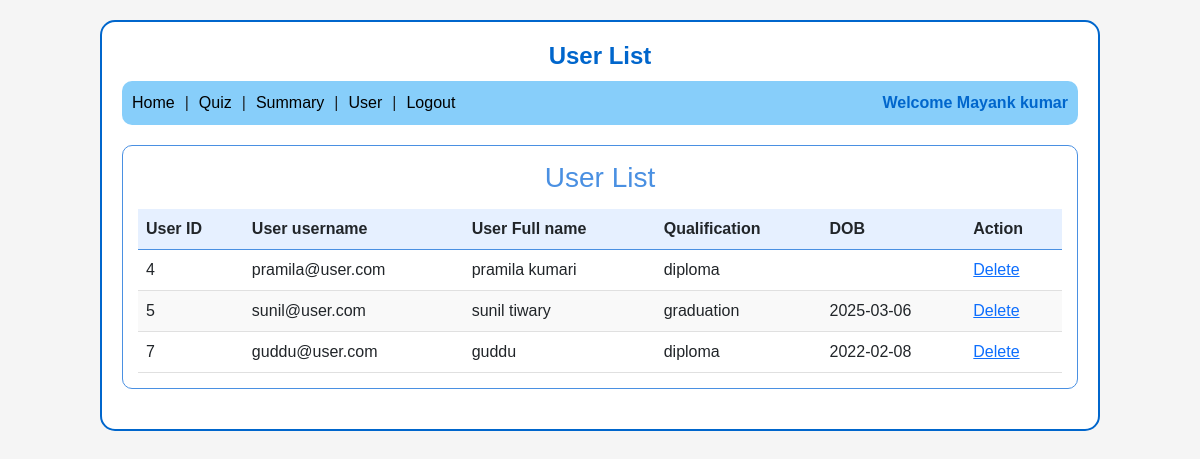
The app's page /user_list with its own data.
### application/models.py (models this page shows)
class User(db.Model):
    id=db.Column(db.Integer(),primary_key=True)
    username=db.Column(db.String(),unique=True,nullable=False)
    password=db.Column(db.String(),nullable=False)
    fullname=db.Column(db.String(),nullable=False,)
    qualification=db.Column(db.String(),nullable=False)
    dob=db.Column(db.String())
    type=db.Column(db.String(),default="general")
    scores = db.relationship('Score', backref='user', lazy=True)

### application/controllers.py (the view)
@app.route("/user_list")
def user_list():
    this_user = User.query.filter_by(type="admin").first()
    users = User.query.filter_by(type="general").all()  # Only get non-admin users
    return render_template("admin/user_list.html", this_user=this_user, users=users)

### templates/admin/user_list.html (shortened to what this page needs)
<!DOCTYPE html>
<html lang="en">
<head>
    <link href="https://cdn.jsdelivr.net/npm/bootstrap@5.3.3/dist/css/bootstrap.min.css" rel="stylesheet">
</head>
<body>
    <div class="dashboard-container">
        <h1 class="dashboard-header">User List</h1>
        <div class="nav-bar">
            <div class="nav-links">
                <a href="/admin_dashboard">Home</a> |
                <a href="/quiz_management">Quiz</a> |
                <a href="/summary">Summary</a> |
                <a href="/user_list">User</a> |
                <a href="/logout">Logout</a>
            </div>
            <div class="welcome-text">Welcome {{this_user.fullname}}</div>
        </div>
        <div class="panel">
            <h3 class="panel-title" style="text-align: center;">User List</h3>
            <div class="table-responsive">
                <table>
                    <thead>
                        <tr>
                            <th>User ID</th>
                            <th>User username</th>
                            <th>User Full name</th>
                            <th>Qualification</th>
                            <th>DOB</th>
                            <th>Action</th>
                        </tr>
                    </thead>
                    <tbody>
                        {% for user in users %}
                            <tr>
                                <td>{{ user.id }}</td>
                                <td>{{ user.username }}</td>
                                <td>{{ user.fullname }}</td>
                                <td>{{ user.qualification }}</td>
                                <td>{{ user.dob }}</td>
                                <td>
                                    <a href="/delete_user/{{ user.id }}" class="delete-btn" onclick="return confirm('Are you sure you want to delete this user? This will also delete all their quiz scores.');">Delete</a>
                                </td>
                            </tr>
                        {% endfor %}
                    </tbody>
                </table>
            </div>
        </div>
    </div>
</body>
</html>

### templates/admin/user_list.html (style rules this page uses)
* { margin: 0; padding: 0; box-sizing: border-box; font-family: Arial, sans-serif; }
body { background-color: #f5f5f5; }
.dashboard-container { max-width: 1000px; margin: 20px auto; border: 2px solid #0066cc; border-radius: 15px; padding: 20px; background-color: white; }
.dashboard-header { text-align: center; color: #0066cc; margin-bottom: 10px; font-weight: bold; font-size: 1.5rem; }
.nav-bar { display: flex; justify-content: space-between; background-color: #87CEFA; padding: 10px; border-radius: 10px; margin-bottom: 20px; }
.nav-links { display: flex; gap: 10px; }
.nav-links a { text-decoration: none; color: #000; }
.welcome-text { font-weight: bold; color: #0066cc; }
.panel { border: 1px solid #4a90e2; border-radius: 10px; padding: 15px; margin-bottom: 20px; }
.panel-title { margin-top: 0; color: #4a90e2; margin-bottom: 15px; }
table { width: 100%; border-collapse: collapse; }
th { background-color: #e6f0ff; padding: 8px; text-align: left; border-bottom: 1px solid #4a90e2; }
td { padding: 8px; border-bottom: 1px solid #e0e0e0; }
.table-responsive { overflow-x: auto; }
tr:nth-child(even) { background-color: #f9f9f9; }

### records on screen
User: fullname "Mayank kumar"
User: id "4", username "pramila@user.com", fullname "pramila kumari", qualification "diploma"
User: id "5", username "sunil@user.com", fullname "sunil tiwary", qualification "graduation", dob "2025-03-06"
User: id "7", username "guddu@user.com", fullname "guddu", qualification "diploma", dob "2022-02-08"
